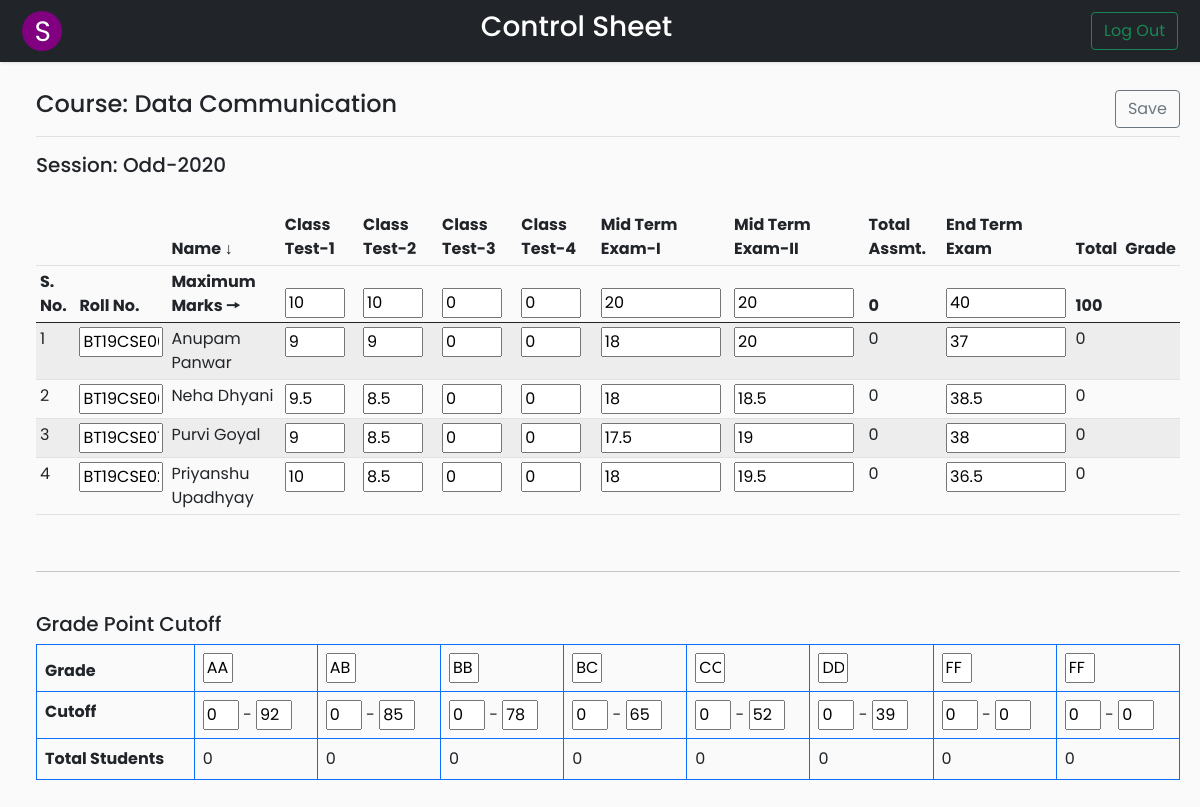
Before: /Codes/edit.php?course=CSL-257 (signed in) with the older database file.
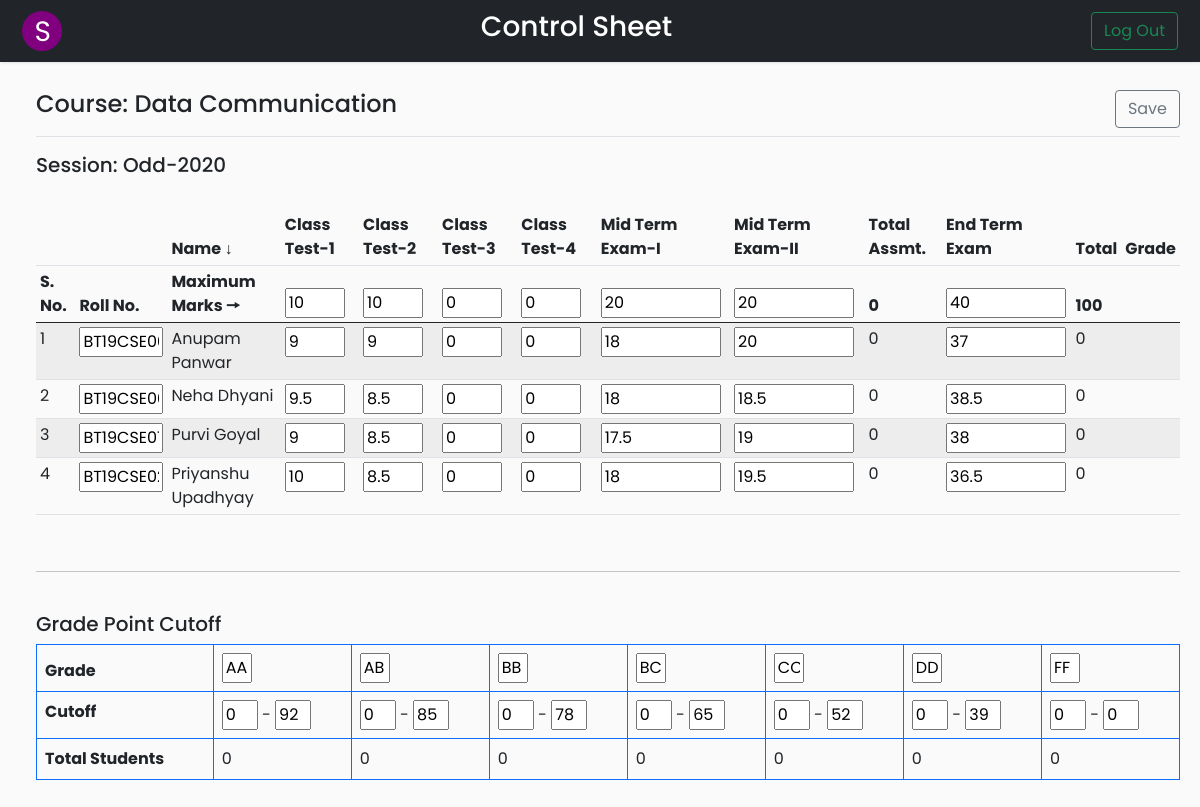
After: the same page with the newer database file.
### tables this page shows
CREATE TABLE `controlsheet` (
  `course_code` varchar(20) NOT NULL,
  `roll_no` varchar(20) NOT NULL,
  `name` varchar(50) NOT NULL,
  `class_test_1` float NOT NULL DEFAULT 0,
  `class_test_2` float NOT NULL DEFAULT 0,
  `class_test_3` float NOT NULL DEFAULT 0,
  `class_test_4` float NOT NULL DEFAULT 0,
  `mid_term_1` float NOT NULL DEFAULT 0,
  `mid_term_2` float NOT NULL DEFAULT 0,
  `total_assesment` float NOT NULL DEFAULT 0,
  `end_term` float NOT NULL DEFAULT 0,
  `total_marks` float NOT NULL DEFAULT 0,
  `grade` varchar(5) NOT NULL
);

CREATE TABLE `gradewindow` (
  `course_code` varchar(20) NOT NULL,
  `grade` varchar(5) NOT NULL,
  `lower_cutoff` float(7,0) NOT NULL,
  `upper_cutoff` float NOT NULL,
  `no_of_students` int(5) NOT NULL
);

### Codes/edit.php (the view, shortened to what the changed rows need)
<?php
if (isset($_SESSION['id'])) {
?>
    <!DOCTYPE html>
    <html>
    <head>
        <link rel="stylesheet" href="css/bootstrap.min.css">
        <link rel="stylesheet" href="css/edit.css">
        <?php
        require_once __DIR__ . '\connection\connect.php';
        if (isset($_GET['course'])) {
            $cd = $_GET['course'];
        } else {
            header('Location: coursetable.php?error=ERROR OCCURRED');
            exit();
        }
        ?>
    </head>
    <body>
        <div class="wrapper">
            <div id="content">
                <main class="col-md-auto ms-sm-3 col-lg-auto px-md-auto">
                    <form action="insert.php?course=<?php echo $cd; ?>" method="post">
                        <br>
                        <div class="table-responsive">
                            <table class="table table-striped table-sm tablecustom">
                                <thead>
                                    <tr>
                                        <th></th>
                                        <th></th>
                                        <th>Name ↓</th>
                                        <th>Class Test-1</th>
                                        <th>Class Test-2</th>
                                        <th>Class Test-3</th>
                                        <th>Class Test-4</th>
                                        <th>Mid Term Exam-I</th>
                                        <th>Mid Term Exam-II</th>
                                        <th>Total Assmt.</th>
                                        <th>End Term Exam</th>
                                        <th>Total</th>
                                        <th>Grade</th>
                                    </tr>
                                    <tr>
                                        <th>S. No.</th>
                                        <th>Roll No.</th>
                                        <th>Maximum Marks 🠖</th>
                                        <?php
                                        $sql = "SELECT * FROM controlsheet WHERE course_code='$cd'";
                                        $result = $conn->query($sql);
                                        if ($row = $result->fetch_assoc()) { ?>
                                            <th><input class="classtest" name="mct1" value="<?php echo $row['class_test_1']; ?>"></input></th>
                                            <th><input class="classtest" name="mct2" value="<?php echo $row['class_test_2']; ?>"></input></th>
                                            <th><input class="classtest" name="mct3" value="<?php echo $row['class_test_3']; ?>"></input></th>
                                            <th><input class="classtest" name="mct4" value="<?php echo $row['class_test_4']; ?>"></input></th>
                                            <th><input class="marks" name="mmt1" value="<?php echo $row['mid_term_1']; ?>"></input></th>
                                            <th><input class="marks" name="mmt2" value="<?php echo $row['mid_term_2']; ?>"></input></th>
                                            <th><?php echo $row['total_assesment']; ?></th>
                                            <th><input class="marks" name="met" value="<?php echo $row['end_term']; ?>"></input></th>
                                            <th><?php echo $row['total_marks']; ?></th>
                                            <th><?php echo $row['grade']; ?></th>
                                    </tr>
                                <?php } ?>
                                </thead>
                                <tbody>
                                    <?php
                                    $i = 1;
                                    while ($row = $result->fetch_assoc()) { ?>
                                        <tr>
                                            <td><?php echo $i++; ?></td>
                                            <td><input class="rollno" name="roll[]" value="<?php echo $row['roll_no']; ?>" readonly></input></td>
                                            <td><?php echo $row['name']; ?></td>
                                            <td><input class="classtest" name="ct1[]" value="<?php echo $row['class_test_1']; ?>"></input></td>
                                            <td><input class="classtest" name="ct2[]" value="<?php echo $row['class_test_2']; ?>"></input></td>
                                            <td><input class="classtest" name="ct3[]" value="<?php echo $row['class_test_3']; ?>"></input></td>
                                            <td><input class="classtest" name="ct4[]" value="<?php echo $row['class_test_4']; ?>"></input></td>
                                            <td><input class="marks" name="mt1[]" value="<?php echo $row['mid_term_1']; ?>"></input></td>
                                            <td><input class="marks" name="mt2[]" value="<?php echo $row['mid_term_2']; ?>"></input></td>
                                            <td><?php echo $row['total_assesment']; ?></td>
                                            <td><input class="marks" name="endterm[]" value="<?php echo $row['end_term']; ?>"></input></td>
                                            <td><?php echo $row['total_marks']; ?></td>
                                            <td><?php echo $row['grade']; ?></td>
                                        </tr>
                                    <?php } ?>
                                </tbody>
                            </table>
                        </div>
                        <br>
                        <br>
                        <div class="table-responsive grades">
                            <table class="table table-bordered border-primary">
                                <thead>
                                    <tr>
                                        <td><strong>Grade</strong></td>
                                        <?php
                                        $sql = "SELECT grade FROM gradewindow WHERE course_code='$cd' ORDER BY grade";
                                        $result = $conn->query($sql);
                                        while ($row = $result->fetch_assoc()) {
                                        ?>
                                            <td><input  class="gradebutton" name="grade[]" value="<?php echo $row['grade']; ?>" readonly></input>
                                           <?php } ?></td>
                                    </tr>
                                </thead>
                                <tbody>
                                    <tr>
                                        <td><strong>Cutoff</strong></td>
                                        <?php
                                        $sql = "SELECT grade,lower_cutoff,upper_cutoff FROM gradewindow WHERE course_code='$cd' ORDER BY grade";
                                        $result = $conn->query($sql);
                                        while ($row = $result->fetch_assoc()) {
                                        ?>
                                             <td>
                                                    <input class="gradewin" name="ub[]" value="<?php echo $row['upper_cutoff']; ?>"></input>
                                                    -
                                                    <input class="gradewin" name="lb[]" value="<?php echo $row['lower_cutoff']; ?>"></input>
                                                </td>
                                                <?php } ?>
                                    </tr>
                                    <tr>
                                        <td><strong>Total Students</strong></td>
                                        <?php
                                        $sql = "SELECT grade,no_of_students FROM gradewindow WHERE course_code='$cd' ORDER BY grade";
                                        $result = $conn->query($sql);
                                        while ($row = $result->fetch_assoc()) {
                                        ?>
                                             <td>
                                                    <?php echo $row['no_of_students']; ?>
                                                </td>
                                                <?php } ?>
                                    </tr>
                                </tbody>
                            </table>
                        </div>
                    </form>
                </main>
            </div>
        </div>
    <?php
} else {
    header('Location: index.php?error=INVALID REQUEST');
    exit();
}
    ?>
    </body>
    </html>

Changed rows visible on the page:
removed gradewindow: grade "FF", upper_cutoff "0", lower_cutoff "0", no_of_students "0"
